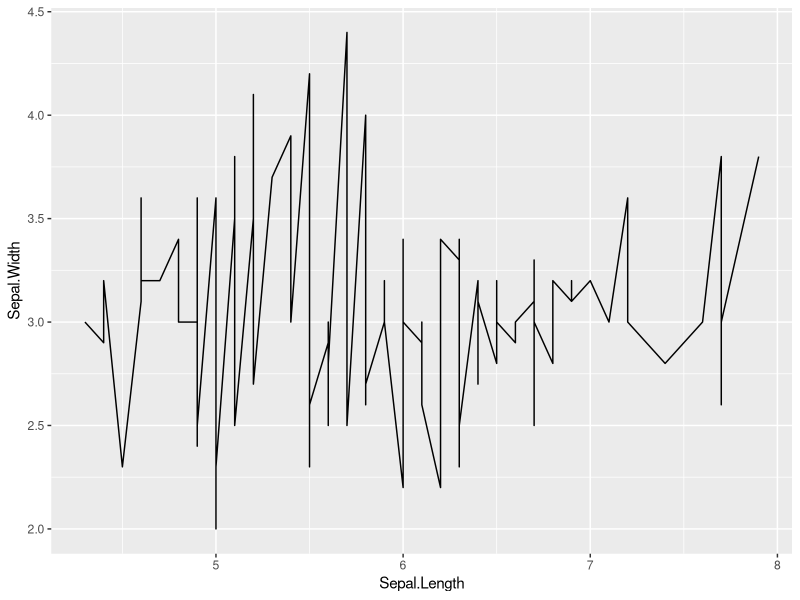
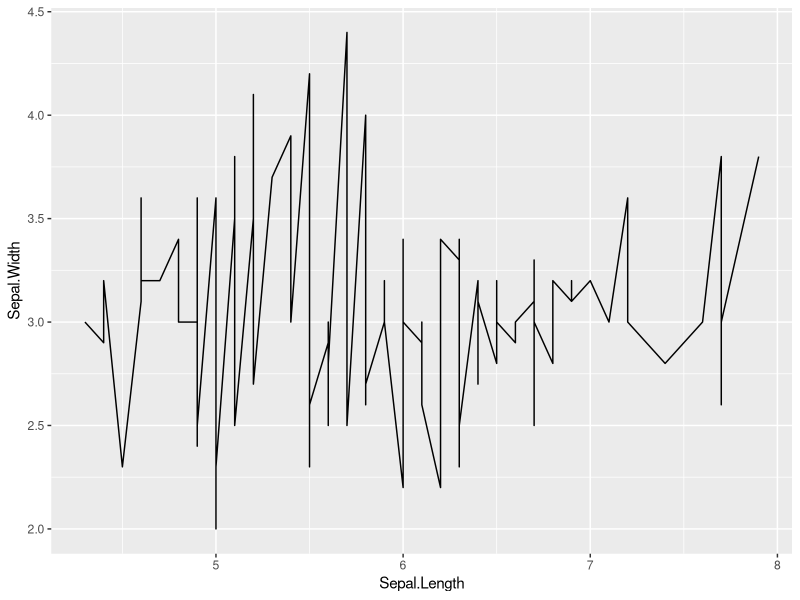

The R source for these figures, in order:
## ---- chunk 1
knitr::opts_chunk$set(echo = TRUE)
## ---- chunk 2
data("iris")

View(iris)
names(iris)


library(dplyr)
library(ggplot2)
iris %>% 
  ggplot(.,aes(x=Sepal.Length, y=Sepal.Width))+
  geom_line()

ggsave("testggplot.png", )

